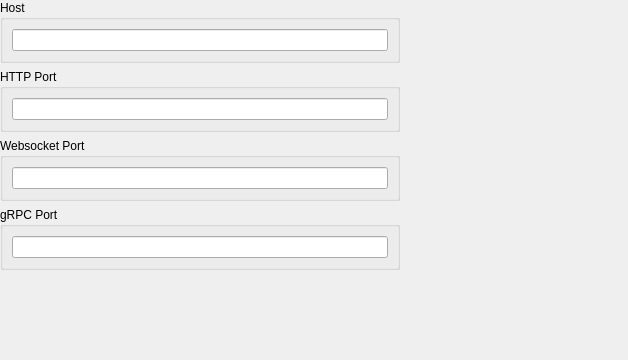
<?xml version="1.0" encoding="UTF-8"?>
<ui version="4.0">
 <class>CServerConnectionEditorComp</class>
 <widget class="QWidget" name="CServerConnectionEditorComp">
  <property name="geometry">
   <rect>
    <x>0</x>
    <y>0</y>
    <width>628</width>
    <height>360</height>
   </rect>
  </property>
  <property name="windowTitle">
   <string>Edit Addresses</string>
  </property>
  <property name="styleSheet">
   <string notr="true"/>
  </property>
  <layout class="QVBoxLayout" name="verticalLayout">
   <property name="leftMargin">
    <number>0</number>
   </property>
   <property name="topMargin">
    <number>0</number>
   </property>
   <property name="rightMargin">
    <number>0</number>
   </property>
   <property name="bottomMargin">
    <number>0</number>
   </property>
   <item>
    <widget class="QGroupBox" name="ServerConnectionGroup">
     <property name="maximumSize">
      <size>
       <width>400</width>
       <height>16777215</height>
      </size>
     </property>
     <property name="title">
      <string>Host</string>
     </property>
     <layout class="QVBoxLayout" name="verticalLayout_3">
      <item>
       <widget class="QLineEdit" name="HostEdit"/>
      </item>
     </layout>
    </widget>
   </item>
   <item>
    <widget class="QGroupBox" name="HttpPortGroup">
     <property name="maximumSize">
      <size>
       <width>400</width>
       <height>16777215</height>
      </size>
     </property>
     <property name="title">
      <string>HTTP Port</string>
     </property>
     <layout class="QVBoxLayout" name="verticalLayout_2">
      <item>
       <widget class="QLineEdit" name="HttpPortEdit">
        <property name="enabled">
         <bool>true</bool>
        </property>
       </widget>
      </item>
     </layout>
    </widget>
   </item>
   <item>
    <widget class="QGroupBox" name="WebsocketPortGroup">
     <property name="maximumSize">
      <size>
       <width>400</width>
       <height>16777215</height>
      </size>
     </property>
     <property name="title">
      <string>Websocket Port</string>
     </property>
     <layout class="QVBoxLayout" name="verticalLayout_5">
      <item>
       <widget class="QLineEdit" name="WebsocketPortEdit"/>
      </item>
     </layout>
    </widget>
   </item>
   <item>
    <widget class="QGroupBox" name="GrpcPortGroup">
     <property name="maximumSize">
      <size>
       <width>400</width>
       <height>16777215</height>
      </size>
     </property>
     <property name="title">
      <string>gRPC Port</string>
     </property>
     <layout class="QVBoxLayout" name="verticalLayout_5">
      <item>
       <widget class="QLineEdit" name="GrpcPortEdit"/>
      </item>
     </layout>
    </widget>
   </item>
   <item>
    <spacer name="verticalSpacer">
     <property name="orientation">
      <enum>Qt::Orientation::Vertical</enum>
     </property>
     <property name="sizeHint" stdset="0">
      <size>
       <width>20</width>
       <height>40</height>
      </size>
     </property>
    </spacer>
   </item>
  </layout>
 </widget>
 <resources>
  <include location="../imtgui/imtgui.qrc"/>
 </resources>
 <connections/>
</ui>
